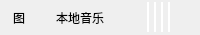
<?xml version="1.0" encoding="UTF-8"?>
<ui version="4.0">
 <class>BtForm</class>
 <widget class="QWidget" name="BtForm">
  <property name="geometry">
   <rect>
    <x>0</x>
    <y>0</y>
    <width>200</width>
    <height>35</height>
   </rect>
  </property>
  <property name="minimumSize">
   <size>
    <width>180</width>
    <height>35</height>
   </size>
  </property>
  <property name="maximumSize">
   <size>
    <width>200</width>
    <height>35</height>
   </size>
  </property>
  <property name="windowTitle">
   <string>Form</string>
  </property>
  <layout class="QHBoxLayout" name="horizontalLayout">
   <property name="spacing">
    <number>0</number>
   </property>
   <property name="leftMargin">
    <number>0</number>
   </property>
   <property name="topMargin">
    <number>0</number>
   </property>
   <property name="rightMargin">
    <number>0</number>
   </property>
   <property name="bottomMargin">
    <number>0</number>
   </property>
   <item>
    <widget class="QWidget" name="btStyle" native="true">
     <property name="minimumSize">
      <size>
       <width>200</width>
       <height>0</height>
      </size>
     </property>
     <property name="maximumSize">
      <size>
       <width>200</width>
       <height>16777215</height>
      </size>
     </property>
     <property name="styleSheet">
      <string notr="true">#btStyle:hover
{
	background:#D8D8D8;
}</string>
     </property>
     <layout class="QHBoxLayout" name="horizontalLayout_3">
      <property name="spacing">
       <number>0</number>
      </property>
      <property name="leftMargin">
       <number>0</number>
      </property>
      <property name="topMargin">
       <number>0</number>
      </property>
      <property name="rightMargin">
       <number>0</number>
      </property>
      <property name="bottomMargin">
       <number>0</number>
      </property>
      <item>
       <widget class="QLabel" name="btIcon">
        <property name="minimumSize">
         <size>
          <width>30</width>
          <height>0</height>
         </size>
        </property>
        <property name="maximumSize">
         <size>
          <width>30</width>
          <height>16777215</height>
         </size>
        </property>
        <property name="text">
         <string>图</string>
        </property>
       </widget>
      </item>
      <item>
       <widget class="QLabel" name="btText">
        <property name="minimumSize">
         <size>
          <width>75</width>
          <height>0</height>
         </size>
        </property>
        <property name="maximumSize">
         <size>
          <width>75</width>
          <height>16777215</height>
         </size>
        </property>
        <property name="text">
         <string>本地音乐</string>
        </property>
       </widget>
      </item>
      <item>
       <widget class="QWidget" name="lineBox" native="true">
        <property name="minimumSize">
         <size>
          <width>40</width>
          <height>0</height>
         </size>
        </property>
        <property name="maximumSize">
         <size>
          <width>40</width>
          <height>16777215</height>
         </size>
        </property>
        <property name="baseSize">
         <size>
          <width>0</width>
          <height>0</height>
         </size>
        </property>
        <property name="styleSheet">
         <string notr="true">.QLabel
{
	background-color:#FFFFFF;
}</string>
        </property>
        <layout class="QHBoxLayout" name="horizontalLayout_2">
         <property name="spacing">
          <number>2</number>
         </property>
         <property name="leftMargin">
          <number>0</number>
         </property>
         <property name="topMargin">
          <number>0</number>
         </property>
         <property name="rightMargin">
          <number>10</number>
         </property>
         <property name="bottomMargin">
          <number>0</number>
         </property>
         <item>
          <widget class="QLabel" name="line1">
           <property name="minimumSize">
            <size>
             <width>2</width>
             <height>30</height>
            </size>
           </property>
           <property name="maximumSize">
            <size>
             <width>2</width>
             <height>30</height>
            </size>
           </property>
           <property name="text">
            <string/>
           </property>
          </widget>
         </item>
         <item>
          <widget class="QLabel" name="line2">
           <property name="minimumSize">
            <size>
             <width>2</width>
             <height>30</height>
            </size>
           </property>
           <property name="maximumSize">
            <size>
             <width>2</width>
             <height>30</height>
            </size>
           </property>
           <property name="text">
            <string/>
           </property>
          </widget>
         </item>
         <item>
          <widget class="QLabel" name="line3">
           <property name="minimumSize">
            <size>
             <width>2</width>
             <height>30</height>
            </size>
           </property>
           <property name="maximumSize">
            <size>
             <width>2</width>
             <height>30</height>
            </size>
           </property>
           <property name="text">
            <string/>
           </property>
          </widget>
         </item>
         <item>
          <widget class="QLabel" name="line4">
           <property name="minimumSize">
            <size>
             <width>2</width>
             <height>30</height>
            </size>
           </property>
           <property name="maximumSize">
            <size>
             <width>2</width>
             <height>30</height>
            </size>
           </property>
           <property name="text">
            <string/>
           </property>
          </widget>
         </item>
        </layout>
       </widget>
      </item>
     </layout>
    </widget>
   </item>
  </layout>
 </widget>
 <resources/>
 <connections/>
</ui>
